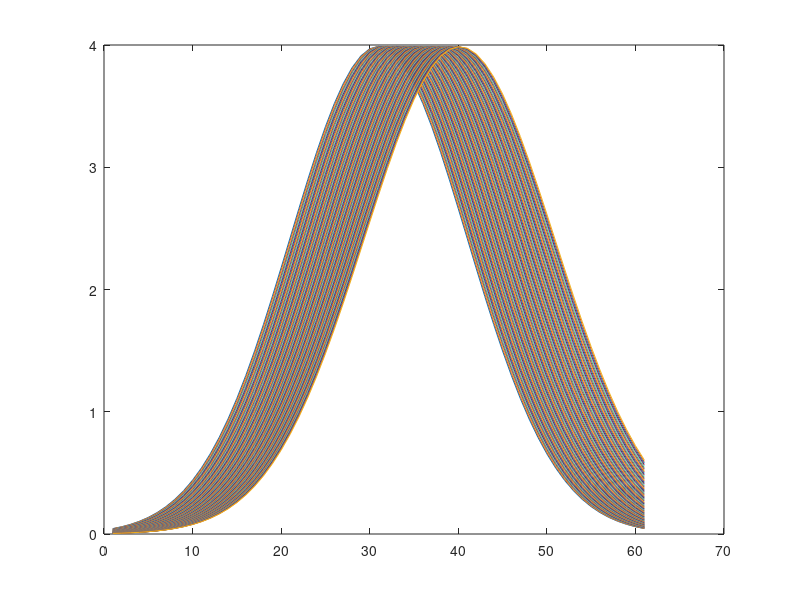

MATLAB code for this plot:
clear all; close all;format long
Mtotal=12766.3363372946896561d0;
a=0.2d0; % 10 times the step in x
Nq1=61;
e0=0.00534042d0;
k0= sqrt(2.d0*Mtotal*e0);
const = ( (2.d0*a^2.d0)/pi )^(1.d0/4.d0);
x0=2.09970623d0;
stepX=0.01d0;
im=sqrt(-1.0d0);
time=100.d0;
step=1.0d0;% time step

%fac=1.0d0/12.0d0/stepX^2.0d0
%y31=(-1.0d0/(2.0d0*Mtotal))*((-fac*complex(2.6402517221245114,-0.6280713790801997))+(16.0d0*fac*complex(2.7775342129801497,-0.3258183282476641))+(-30.0d0*fac*complex(2.8246850472175167,-0.0d0))+(16.0d0*fac*complex(2.7775342129801497,-0.3258183282476641))+(-fac*complex(2.6402517221245114,-0.6280713790801997)))
%break

for j=0:time
    tt=j+1d0;
    j=j*step;
    teta=( atan( (2.0d0*j)/(a.^2.0d0*Mtotal) ) ) /2.0d0;
    phi=-teta-(k0^2.0d0*j/(2.0d0*Mtotal));
    term1 = exp(im*phi)/(a^4.0d0+(4.0d0*j/Mtotal^2.0d0))^(1.0d0/4.0d0);
    for i=1:Nq1
        ch=(i-(Nq1-1)/2-1)*stepX;
        x=x0+ch;
        term2 = exp(im*k0*(x-x0));
        term3= exp( - ((x-x0) - (k0*j/Mtotal))^2.0d0 / (a^2.0d0 + (2.0d0*im*j/Mtotal)) );
        vec1(i) = const * term1 * term2 *term3;
        matrix(i,tt) = vec1(i);
        %matrix2(i,tt)= sqrt(2/(pi*a^2))  *  1 / (sqrt(1+(4*j^2/(Mtotal^2*a^4))))  *  exp(-2*a^2 * ((i-16)-k0*j/Mtotal)^2/(a^4+(4*j^2/Mtotal^2)));
        %matrix2(i,tt) = real(matrix2(i,tt))^2 + imag(matrix2(i,tt))^2;
        const2 = -k0^2.d0 - (2/a^2.d0) - (4*im*k0*(i-16.d0)/a^2.d0) + (4*(i-16)^2.d0/a^4.d0);
        deriv(i) = -1.d0/(2.d0*Mtotal) * const2 * exp(im*k0*(i-16) - ((i-16)^2.d0/a^4.d0));
        %kine(tt)=0.0d0;
        %kine(tt)=kine(tt) + conj(matrix(i,tt))'* deriv(i);
    end
    figure(1),plot((real(matrix(:,tt)).^2 +imag(matrix(:,tt)).^2)),hold on
    %figure(1),plot(imag(matrix(:,tt))),hold on
    %figure(2),plot(matrix2(:,tt)),hold on,pause
    soma=0.0d0;
    for i=1:Nq1
        soma=soma+conj(matrix(i,tt))*matrix(i,tt)*stepX;
    end
    sqrt(soma)
    
    %matrix
    %kine(tt)= conj(matrix(:,tt))'* deriv(:);
    %kine(tt)
    %pause
end

